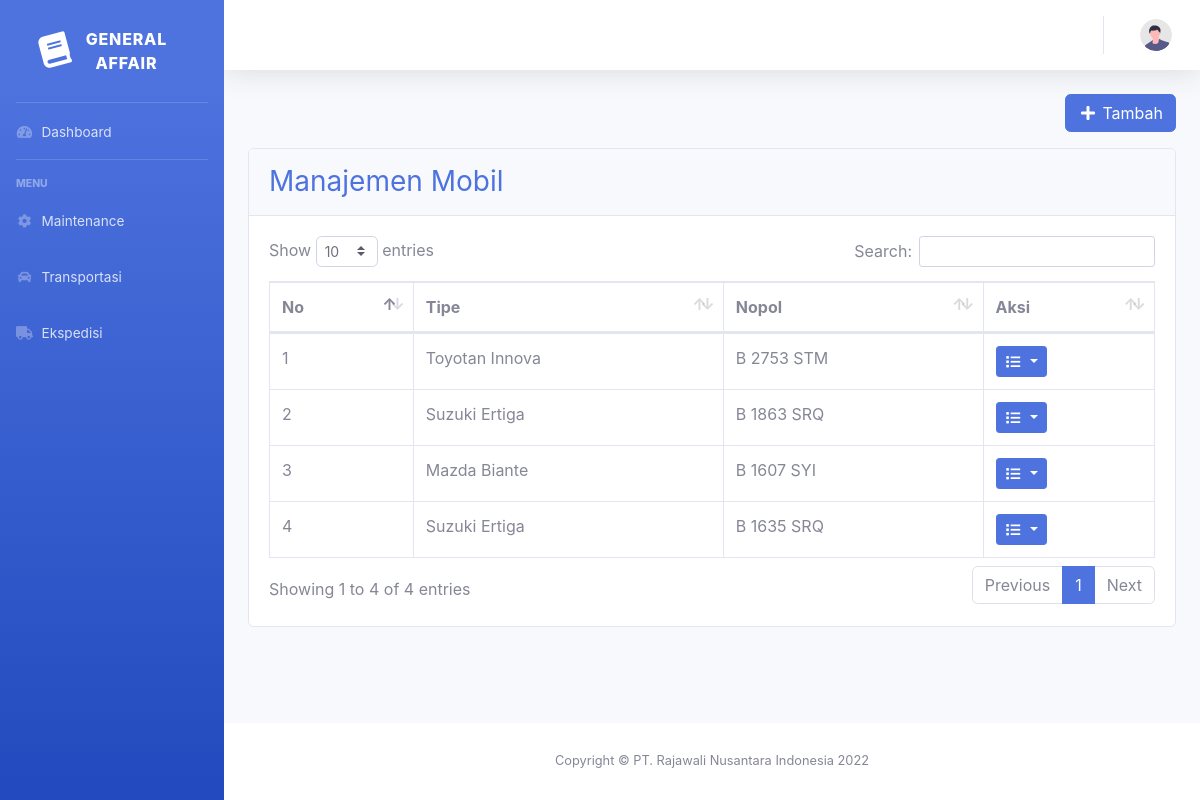
Page /index.php/admin/mMobil on the committed database.
### tables this page shows
CREATE TABLE `mobil` (
  `id` int(11) NOT NULL,
  `jenis` varchar(100) NOT NULL,
  `nopol` char(20) NOT NULL
);

### application/controllers/Admin.php (called while the page is built, shortened)
<?php
class Admin extends CI_Controller
{
    var $role_id, $role;
    public function __construct()
    {
        $this->load->model('Maintenance_model');
        $this->load->model('Ekspedisi_model');
        $this->load->model('Approval_model');
        $this->load->model('User_model');
        $this->load->model('Transportasi_model');
        $this->load->model('Mobil_model');
        $this->role_id = $this->session->userdata('role_id');
    }
    public function mMobil()
    {
        $data['title'] = "Manajemen Mobil";
        $data['role_id'] = $this->role_id;
        $data['data'] = $this->Mobil_model->select();
        $data['user'] = $this->db->get_where('user', ['nip' => $this->session->userdata('nip')])->row_array();
        $this->load->view('templates/header', $data);
        $this->load->view('templates/sidebar', $data);
        $this->load->view('templates/topbar', $data);
        $this->load->view('manajemen/mobil', $data);
        $this->load->view('templates/footer');
    }
}

### index.php (called while the page is built, shortened)
<?php
require_once BASEPATH.'core/CodeIgniter.php';

### application/models/Mobil_model.php (called while the page is built)
<?php
class Mobil_model extends CI_Model
{
    public function select()
    {
        return $this->db->get("mobil")->result_array();
    }
}

### application/views/manajemen/mobil.php (the view, shortened to what this page needs)
<div class="container-fluid">
    <div class="row">
        <div class="col">
            <div class="row">
                <div class="col-sm-4">
                </div>
                <div class="col my-auto">
                    <a class="float-right btn btn btn-primary mb-3" type="button" href="<?= base_url('admin/tambahMobil') ?>">
                    <i class="fas fa-fw fa-plus"></i> Tambah
                    </a>
                </div>
            </div>
            <div class="card mb-4">
                <div class="card-header py-3">
                    <h3 class="m-0 text-primary">Manajemen Mobil</h3>
                </div>
                <div class="card-body">
                    <div class="table-responsive">
                        <table class="table table-bordered" id="dataTable" width="100%" cellspacing="0">
                            <thead>
                                <tr>
                                    <th>No</th>
                                    <th>Tipe</th>
                                    <th>Nopol</th>
                                    <th>Aksi</th>
                                </tr>
                            </thead>
                            <tbody>
                                <?php
                                $no = 1;
                                foreach($data as $row){
                                ?>
                                <tr>
                                    <td><?= $no ?></td>
                                    <td><?= $row['jenis'] ?></td>
                                    <td><?= $row['nopol'] ?></td>
                                    <td>
                                        <div class="dropdown">
                                            <button class="btn btn-primary btn-sm dropdown-toggle" type="button" id="aksi" data-toggle="dropdown" aria-expanded="false">
                                                <i class="fas fa-fw fa-list"></i>
                                            </button>
                                        </div>
                                    </td>
                                </tr>
                                <?php
                                $no = $no + 1;
                                }
                                ?>
                            </tbody>
                        </table>
                    </div>
                </div>
            </div>
        </div>
    </div>
</div>
</div>

### rows in the picture
mobil: jenis "Toyotan Innova", nopol "B 2753 STM"
mobil: jenis "Suzuki Ertiga", nopol "B 1863 SRQ"
mobil: jenis "Mazda Biante", nopol "B 1607 SYI"
mobil: jenis "Suzuki Ertiga", nopol "B 1635 SRQ"
